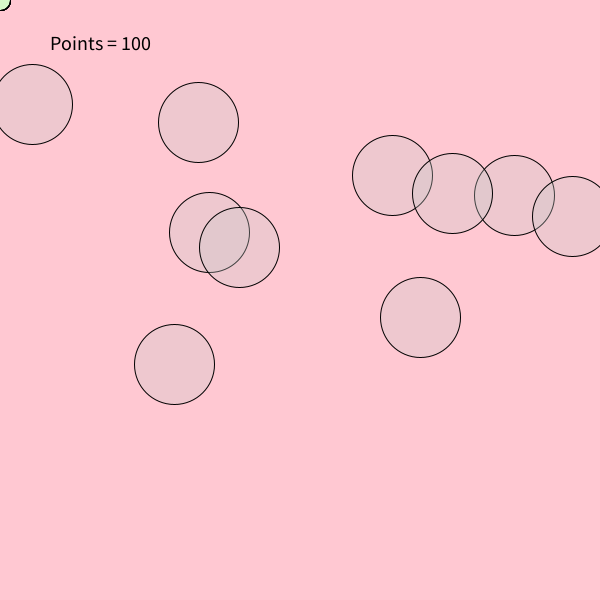
Frame 1 (no input)
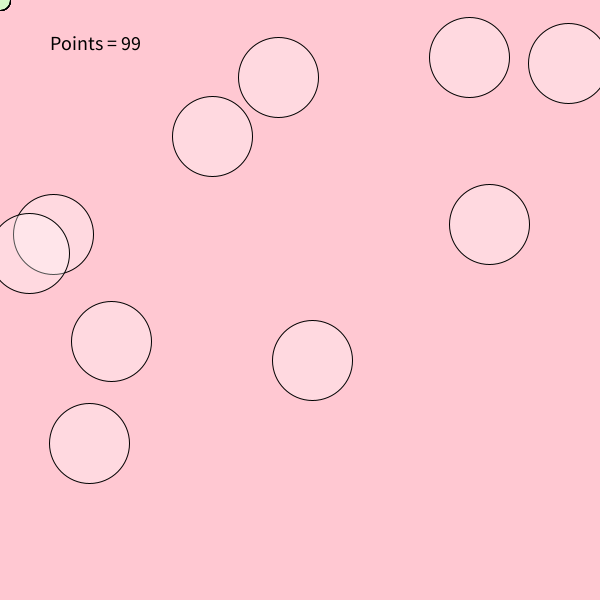
Frame 60 (the mouse pressed at the canvas centre just before this capture)
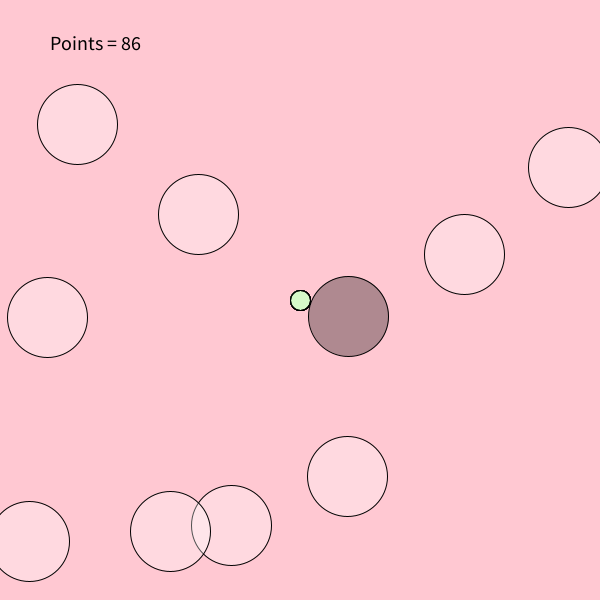
Frame 120 (the mouse held since frame 60 and released just before this capture)

The Processing sketch that drew these frames (run headless with seeded random() and noise(); from frame 60 on, the mouse is pressed at the canvas centre):

// Processing sketch: BallClass
// ── BallClass.pde
Ball[] b = new Ball[10];
Player p;
int score;
void setup() {
  size(600, 600);
  for (int i = 0; i < b.length; i++) {
    b[i] = new Ball(random(width), random(100, 400));
  }
  p = new Player(0, 0);
  println(p.x);
  score = 100;
}

void draw() {
  background(255,200,210);
  fill(0);
  textSize(20);
  text("Points = "+score, 50, 50);
  for (int i = 0; i < b.length; i++) {
    b[i].update();
    b[i].display();
    p.doThis();
    p.drawThis();

    if (dist(b[i].x, b[i].y, p.x, p.y) < b[i].r+p.r) {
      b[i].c = 0;
      score--;
    } else {
      b[i].c = 255;
    }
    if (score < 1) {

      background(0);
      fill(255);

      text("YOU LOSE!!!!! Hit any key to try again...", 100, height/2);
    }
  }
}

////////////////////////////////////////////////////////////////////////////////////
class Ball {
  float x;
  float y;
  float dx;
  float dy;
  float r;
  float c;

  Ball(float _x, float _y) {
    x = _x;
    y = _y;
    dx = random(-5, 5);
    dy = random(-5, 5);
    r = 40;
    c = 200;
  }

  void update() {
    if (x > width - r || x < r) {
      dx *= -1;
    }
    if (y > height - r || y < r) {
      dy *= -1;
    }

    x += dx;
    y += dy;
  }

  void display() {
    fill(c,80);
    ellipse(x, y, r * 2, r * 2);
  }
}
////////////////////////////////////////////////////////////////////////////////////////////////


class Player {
  float x;
  float y;
  float d;
  float r;

  Player(float X, float Y) {
    x= X;
    y= Y;
    r =10;
  }
  void doThis() {
    x=mouseX;
    y=mouseY;
  }
  void drawThis() {
    fill(210, 255, 200, 50);
    ellipse(x, y, r*2, r*2);
  }
}
////////////////////////////////////////////////////////////////////////////////////////////////
void keyPressed(){
  score = 100;
  background(0);
}
